Frame 1 (no input): blank canvas, image omitted
Frame 60 (no input): blank canvas, image omitted
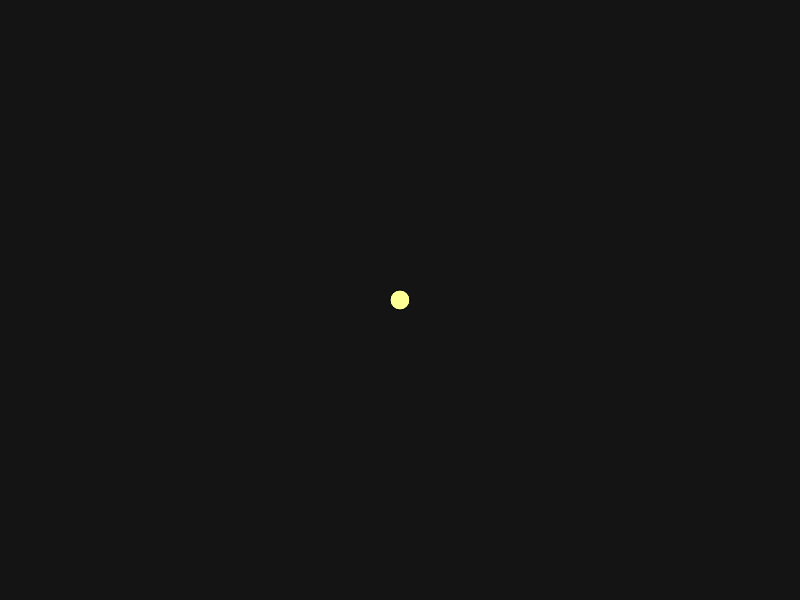
Frame 120 (the mouse pressed at the canvas centre since frame 60)

The p5.js sketch whose frames 1 and 60 were blank and that drew this single picture after the mouse press (run headless with seeded random() and noise() and a simulated clock; from frame 60 on, the mouse is pressed at the canvas centre):

// p5.js sketch
// ── sketch.js
console.log("I believe I can do this!");

function setup() {
  createCanvas(800, 600);
}
function draw() {
  background(20);
  fill(mouseX, mouseY, 150);
  circle(mouseX, mouseY, 20);
}
